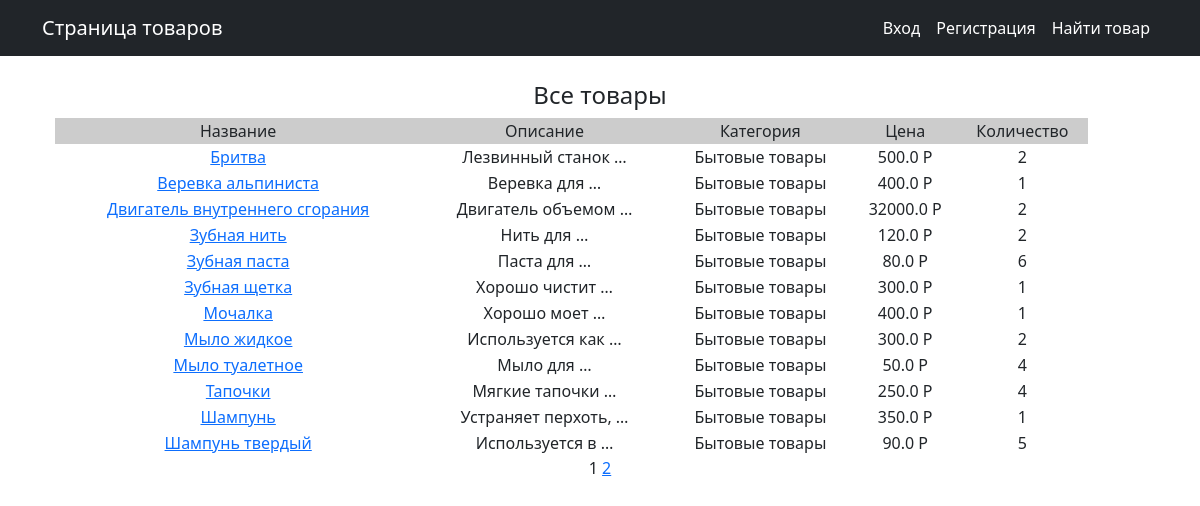
The page / on the database its author committed.
### product/models.py (models this page shows, shortened)
class Product(models.Model):
    name = models.CharField(
        max_length=50,
        unique=True,  # названия товаров не должны повторяться
    )
    description = models.TextField()
    quantity = models.IntegerField(
        validators=[MinValueValidator(0)],
    )
    category = models.ForeignKey(
        to='Category',
        on_delete=models.CASCADE,
        related_name='products',  # все продукты в категории будут доступны через поле products
    )
    price = models.FloatField(
        validators=[MinValueValidator(0.0)],
    )

class Category(models.Model):
    name = models.CharField(max_length=100, unique=True)

### product/views.py (the view)
# urls.py: path('', ProductsList.as_view(), name='product_list'),
class ProductsList(ListView):
    model = Product
    ordering = 'name'
    template_name = 'products.html'
    context_object_name = 'products'
    paginate_by = 12

### product/templatetags/custom_filters.py (called while the page is built)
@register.filter()
def currency(value, code='rub'):
   postfix = CURRENCIES_SYMBOLS[code]
   return f'{value} {postfix}'

### product/templatetags/custom_tags.py (called while the page is built)
@register.simple_tag(takes_context=True)
def url_replace(context, **kwargs):
   d = context['request'].GET.copy()
   for k, v in kwargs.items():
       d[k] = v
   return d.urlencode()

### templates/products.html (shortened to what this page needs)
{% extends 'flatpages/default.html' %}
{% load custom_filters %}
{% load custom_tags %}
{% block content %}
   <h4>Все товары</h4>
   {% if products %}
<div class="content">
       <table  width="95%">
           <tr bgcolor="#CCCCCC">
               <td>Название</td>
               <td>Описание</td>
               <td>Категория</td>
               <td>Цена</td>
               <td>Количество</td>
           </tr>
           {% for product in products %}
           <tr>
               <td><a href="{% url 'product_detail' product.id %}">{{ product.name }}</a></td>
               <td>{{ product.description|truncatewords:2 }}</td>
               <td>{{ product.category.name }}</td>
               <td>{{ product.price|currency:"rub" }}</td>
               <td>{{ product.quantity }}</td>
               <td>
               </td>
           </tr>
           {% endfor %}
       </table>
</div>
   {% else %}
       <h2>Товаров нет!</h2>
   {% endif %}
   {{ page_obj.number }}
   {% if page_obj.has_next %}
       <a href="?{% url_replace page=page_obj.next_page_number %}">{{ page_obj.next_page_number }}</a>
   {% endif %}
{% endblock content %}

### rows shown on the page
Product: name "Бритва", description "Лезвинный станок …", category.name "Бытовые товары", price "500.0 Р", quantity "2"
Product: name "Веревка альпиниста", description "Веревка для …", category.name "Бытовые товары", price "400.0 Р", quantity "1"
Product: name "Двигатель внутреннего сгорания", description "Двигатель объемом …", category.name "Бытовые товары", price "32000.0 Р", quantity "2"
Product: name "Зубная нить", description "Нить для …", category.name "Бытовые товары", price "120.0 Р", quantity "2"
Product: name "Зубная паста", description "Паста для …", category.name "Бытовые товары", price "80.0 Р", quantity "6"
Product: name "Зубная щетка", description "Хорошо чистит …", category.name "Бытовые товары", price "300.0 Р", quantity "1"
Product: name "Мочалка", description "Хорошо моет …", category.name "Бытовые товары", price "400.0 Р", quantity "1"
Product: name "Мыло жидкое", description "Используется как …", category.name "Бытовые товары", price "300.0 Р", quantity "2"
Product: name "Мыло туалетное", description "Мыло для …", category.name "Бытовые товары", price "50.0 Р", quantity "4"
Product: name "Тапочки", description "Мягкие тапочки …", category.name "Бытовые товары", price "250.0 Р", quantity "4"
Product: name "Шампунь", description "Устраняет перхоть, …", category.name "Бытовые товары", price "350.0 Р", quantity "1"
Product: name "Шампунь твердый", description "Используется в …", category.name "Бытовые товары", price "90.0 Р", quantity "5"

### other values the page prints
{{ page_obj.number }} "1"
{{ page_obj.next_page_number }} "2"
